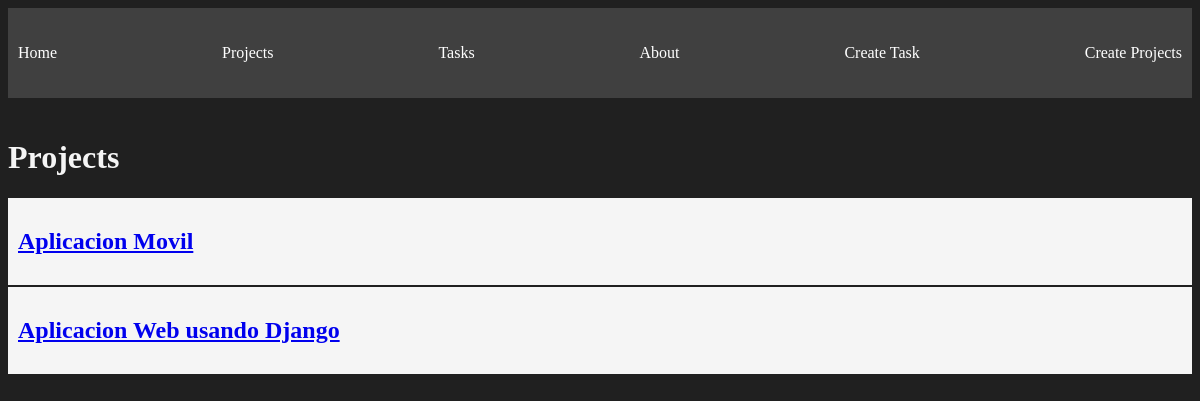
The page /projects/ on the database as committed earlier.
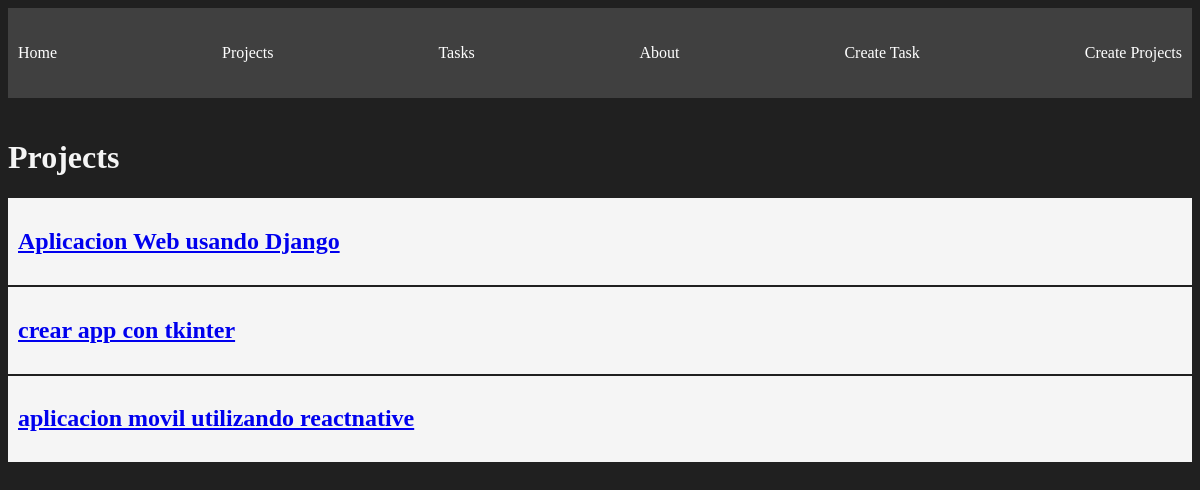
The same page on the database as committed later.
### myapp/models.py (models this page shows, shortened)
class Project(models.Model):
    name = models.CharField(max_length=200)

### myapp/views.py (the view)
# urls.py: path('projects/', views.projects, name='projects'),
def projects(request):
    projects = Project.objects.all()
    return render(request, "projects/projects.html", {'projects': projects})

### myapp/templates/projects/projects.html
{% extends 'layouts/base.html' %}
{% block content %}
<h1>Projects</h1>
{% for project in projects %}
<article class="card">
  <a href="{% url 'project_detail' project.id %}">
    <h1>{{project.name}}</h1>
  </a>
</article>
{%endfor%} {% endblock %}

Rows that differ between the two databases and show on the page:
removed Project: name "Aplicacion Movil"
added Project: name "crear app con tkinter"
added Project: name "aplicacion movil utilizando reactnative"
